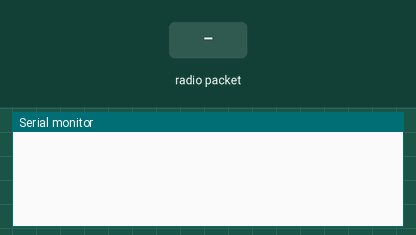
This sketch was run on a simulated Arduino Uno, built with avr-gcc and run on an emulated ATmega328P. Shown: the last lines printed to the serial monitor. The inputs (shaded band) are chosen by the test bench. No radio packets arrive unless stated.

Above: at 1.2 s.
1.3 s: radio packet "1" arrives
At 2.3 s:
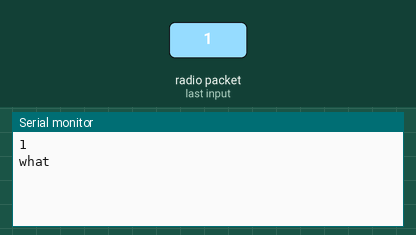
2.8 s: radio packet "0" arrives
At 3.5 s:
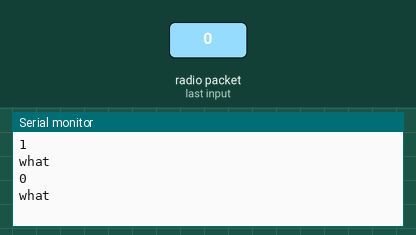
4.3 s: radio packet "2" arrives
At 4.6 s:
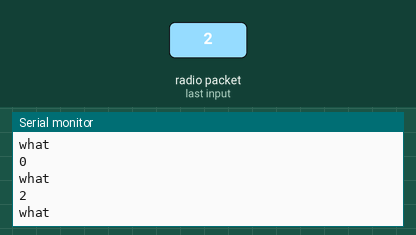

Measured:
- after the input at 1.3 s, the serial monitor: prints a new line at once (image 1)
- after the input at 2.8 s, the serial monitor: prints a new line at once (image 2)
- after the input at 4.3 s, the serial monitor: prints a new line at once (image 3)

The sketch:

bamboo-forest.ino
```cpp
#include <SPI.h>
#include <nRF24L01.h>
#include <RF24.h>
RF24 radio(7, 8);
// int led_pin = 3;
const byte address[6] = "000910"; // 주소값을 부여합니다. 송신기과 수신기를 동일한 주소로 입력 해야합니다.


void setup() {
  // pinMode(led_pin , OUTPUT);
  Serial.begin(9600);
  radio.begin();
  radio.openReadingPipe(0, address);
  radio.setPALevel(RF24_PA_MAX); //전원공급에 관한 파워레벨을 설정합니다.
  radio.startListening(); //모듈을 수신기로 설정합니다.
}

void loop() {
  radio.openWritingPipe(address);
  if (radio.available()) {
    char text[32] = "";
    radio.read(&text, sizeof(text));
    Serial.println(text);
  // digitalWrite(led_pin, HIGH);
  Serial.println("what");
  delay(100);
  }
}
```
